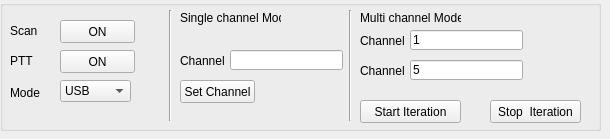
<?xml version="1.0" encoding="UTF-8"?>
<ui version="4.0">
 <class>MainWindow</class>
 <widget class="QMainWindow" name="MainWindow">
  <property name="geometry">
   <rect>
    <x>0</x>
    <y>0</y>
    <width>610</width>
    <height>139</height>
   </rect>
  </property>
  <property name="windowTitle">
   <string>Transceiver System</string>
  </property>
  <widget class="QWidget" name="centralwidget">
   <widget class="QGroupBox" name="groupBox">
    <property name="geometry">
     <rect>
      <x>0</x>
      <y>0</y>
      <width>601</width>
      <height>131</height>
     </rect>
    </property>
    <property name="title">
     <string/>
    </property>
    <widget class="QLabel" name="label_2">
     <property name="geometry">
      <rect>
       <x>10</x>
       <y>20</y>
       <width>51</width>
       <height>21</height>
      </rect>
     </property>
     <property name="text">
      <string>Scan</string>
     </property>
    </widget>
    <widget class="QLabel" name="label_3">
     <property name="geometry">
      <rect>
       <x>10</x>
       <y>50</y>
       <width>47</width>
       <height>21</height>
      </rect>
     </property>
     <property name="text">
      <string>PTT</string>
     </property>
    </widget>
    <widget class="QPushButton" name="btnScan">
     <property name="geometry">
      <rect>
       <x>60</x>
       <y>20</y>
       <width>75</width>
       <height>23</height>
      </rect>
     </property>
     <property name="text">
      <string>ON</string>
     </property>
    </widget>
    <widget class="QPushButton" name="btnPtt">
     <property name="geometry">
      <rect>
       <x>60</x>
       <y>50</y>
       <width>75</width>
       <height>23</height>
      </rect>
     </property>
     <property name="text">
      <string>ON</string>
     </property>
    </widget>
    <widget class="Line" name="line">
     <property name="geometry">
      <rect>
       <x>160</x>
       <y>10</y>
       <width>20</width>
       <height>111</height>
      </rect>
     </property>
     <property name="orientation">
      <enum>Qt::Vertical</enum>
     </property>
    </widget>
    <widget class="QLabel" name="label_4">
     <property name="geometry">
      <rect>
       <x>10</x>
       <y>83</y>
       <width>47</width>
       <height>20</height>
      </rect>
     </property>
     <property name="text">
      <string>Mode</string>
     </property>
    </widget>
    <widget class="QComboBox" name="cmbMode">
     <property name="geometry">
      <rect>
       <x>60</x>
       <y>80</y>
       <width>71</width>
       <height>22</height>
      </rect>
     </property>
     <item>
      <property name="text">
       <string>USB</string>
      </property>
     </item>
     <item>
      <property name="text">
       <string>LSB</string>
      </property>
     </item>
     <item>
      <property name="text">
       <string>AM</string>
      </property>
     </item>
     <item>
      <property name="text">
       <string>USBW</string>
      </property>
     </item>
     <item>
      <property name="text">
       <string>LSBW</string>
      </property>
     </item>
     <item>
      <property name="text">
       <string>USBWX</string>
      </property>
     </item>
     <item>
      <property name="text">
       <string>LSBWX</string>
      </property>
     </item>
     <item>
      <property name="text">
       <string>UMCW</string>
      </property>
     </item>
     <item>
      <property name="text">
       <string>LMCW</string>
      </property>
     </item>
    </widget>
    <widget class="QLabel" name="label_5">
     <property name="geometry">
      <rect>
       <x>180</x>
       <y>50</y>
       <width>47</width>
       <height>21</height>
      </rect>
     </property>
     <property name="text">
      <string>Channel</string>
     </property>
    </widget>
    <widget class="QLineEdit" name="txtChan">
     <property name="geometry">
      <rect>
       <x>230</x>
       <y>50</y>
       <width>113</width>
       <height>20</height>
      </rect>
     </property>
    </widget>
    <widget class="QPushButton" name="btnSingleChan">
     <property name="geometry">
      <rect>
       <x>180</x>
       <y>80</y>
       <width>75</width>
       <height>23</height>
      </rect>
     </property>
     <property name="text">
      <string>Set Channel</string>
     </property>
    </widget>
    <widget class="QLabel" name="label_6">
     <property name="geometry">
      <rect>
       <x>180</x>
       <y>10</y>
       <width>101</width>
       <height>16</height>
      </rect>
     </property>
     <property name="text">
      <string>Single channel Mode</string>
     </property>
    </widget>
    <widget class="Line" name="line_2">
     <property name="geometry">
      <rect>
       <x>340</x>
       <y>10</y>
       <width>20</width>
       <height>111</height>
      </rect>
     </property>
     <property name="orientation">
      <enum>Qt::Vertical</enum>
     </property>
    </widget>
    <widget class="QLabel" name="label_7">
     <property name="geometry">
      <rect>
       <x>360</x>
       <y>10</y>
       <width>101</width>
       <height>16</height>
      </rect>
     </property>
     <property name="text">
      <string>Multi channel Mode</string>
     </property>
    </widget>
    <widget class="QPushButton" name="btnMultChan">
     <property name="geometry">
      <rect>
       <x>360</x>
       <y>100</y>
       <width>101</width>
       <height>23</height>
      </rect>
     </property>
     <property name="text">
      <string>Start Iteration</string>
     </property>
    </widget>
    <widget class="QLabel" name="label_8">
     <property name="geometry">
      <rect>
       <x>360</x>
       <y>30</y>
       <width>47</width>
       <height>21</height>
      </rect>
     </property>
     <property name="text">
      <string>Channel</string>
     </property>
    </widget>
    <widget class="QLineEdit" name="txtChanStart">
     <property name="geometry">
      <rect>
       <x>410</x>
       <y>30</y>
       <width>113</width>
       <height>20</height>
      </rect>
     </property>
     <property name="text">
      <string>1</string>
     </property>
    </widget>
    <widget class="QLabel" name="label_9">
     <property name="geometry">
      <rect>
       <x>360</x>
       <y>60</y>
       <width>47</width>
       <height>21</height>
      </rect>
     </property>
     <property name="text">
      <string>Channel</string>
     </property>
    </widget>
    <widget class="QLineEdit" name="txtChanStop">
     <property name="geometry">
      <rect>
       <x>410</x>
       <y>60</y>
       <width>113</width>
       <height>20</height>
      </rect>
     </property>
     <property name="text">
      <string>5</string>
     </property>
     <property name="cursorPosition">
      <number>1</number>
     </property>
    </widget>
    <widget class="QPushButton" name="btnMultChanStop">
     <property name="geometry">
      <rect>
       <x>490</x>
       <y>100</y>
       <width>91</width>
       <height>23</height>
      </rect>
     </property>
     <property name="text">
      <string>Stop  Iteration</string>
     </property>
    </widget>
   </widget>
  </widget>
 </widget>
 <resources/>
 <connections/>
</ui>
